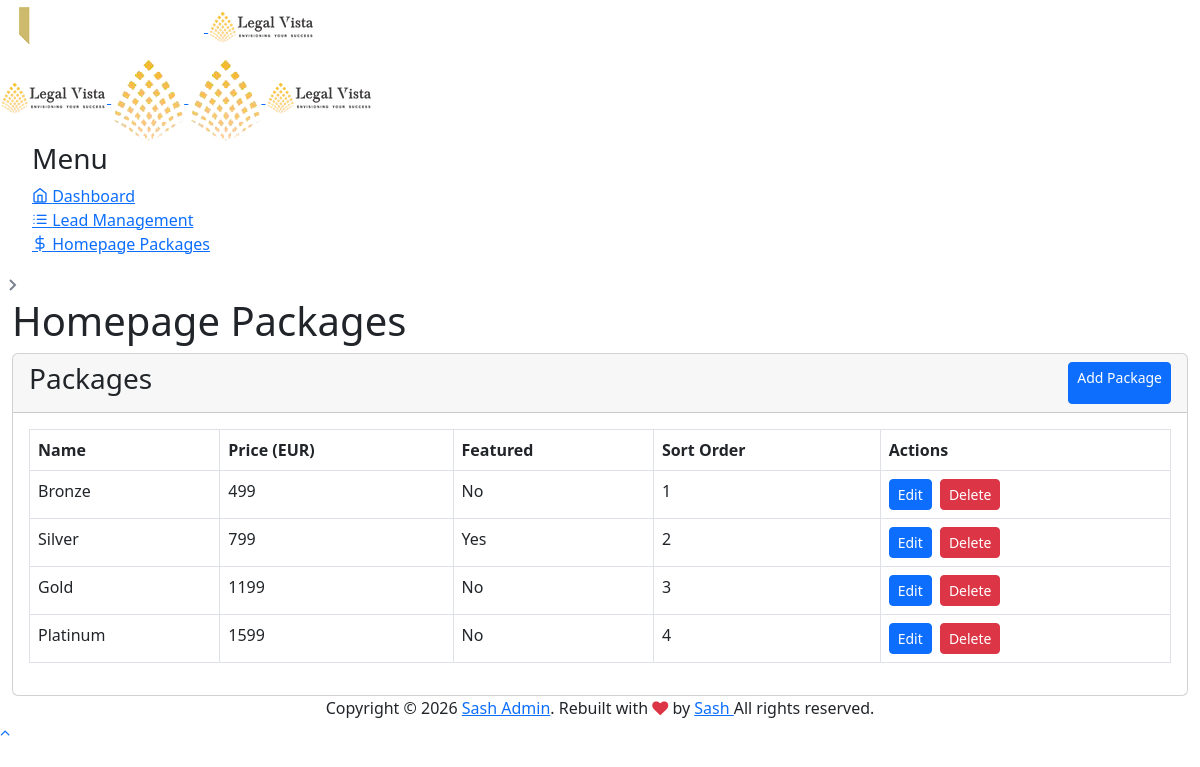
The page /admin/files/packages/list.php (signed in) on the database its author committed.
### tables this page shows
CREATE TABLE `homepage_packages` (
  `id` int(11) NOT NULL,
  `package_name` varchar(100) NOT NULL,
  `price_eur` varchar(50) NOT NULL,
  `services_text` text NOT NULL,
  `button_url` varchar(255) NOT NULL DEFAULT 'company-registration.php',
  `is_featured` tinyint(1) NOT NULL DEFAULT 0,
  `badge_text` varchar(100) DEFAULT NULL,
  `sort_order` int(11) NOT NULL DEFAULT 0
);

### admin/bootstrap.php (called while the page is built, shortened)
<?php
if (!defined('APP_ROOT')) {
    if (!function_exists('app_url_join')) {
        function app_url_join(string $base, string $path): string
        {
            $path = trim($path, '/');
            if ($base === '/' || $base === '') {
                return '/' . $path;
            }
            return rtrim($base, '/') . '/' . $path;
        }
    }
    if (!function_exists('asset_url')) {
        function asset_url(string $path): string
        {
            return app_url_join(BASE_URL, 'assets/' . ltrim($path, '/'));
        }
    }
    if (!function_exists('file_url')) {
        function file_url(string $path): string
        {
            $path = ltrim($path, '/');
            $path = preg_replace('/\.php$/', '', $path);
            return app_url_join(BASE_URL, 'files/' . $path);
        }
    }
}

### admin/app/module-data.php (called while the page is built, shortened)
<?php
function getModuleConnection(): ?\mysqli
{
    static $connection = null;
    try {
        $connection = getSashDBConnection();
    } catch (\mysqli_sql_exception $e) {
        error_log("Module DB connection failed: {$e->getMessage()}");
        $connection = null;
        return null;
    }
    return $connection;
}
function tryFetchRows(?\mysqli $connection, string $sql): array
{
    $rows = [];
    try {
        if ($result = $connection->query($sql)) {
            while ($row = $result->fetch_assoc()) {
                $rows[] = $row;
            }
        }
    } catch (\mysqli_sql_exception $e) {
        error_log("Query failed: {$e->getMessage()}");
    }
    return $rows;
}
function getHomepagePackages(): array
{
    $rows = tryFetchRows(
        getModuleConnection(),
        "SELECT id, package_name, price_eur, services_text, button_url, is_featured, badge_text, sort_order FROM homepage_packages ORDER BY sort_order ASC, id ASC",
    );
    return $rows !== [] ? $rows : getHomepagePackagesFallback();
}

### admin/files/packages/list.php (the view, shortened to what this page needs)
<?php
require_once dirname(__DIR__, 2) . "/bootstrap.php";
require_once APP_ROOT . "/app/module-data.php";
$packages = getHomepagePackages();
include LAYOUT_PATH . "/head.php";
?>
<body class="app sidebar-mini ltr light-mode">
    <div class="page">
        <div class="page-main">
            <?php include LAYOUT_PATH . "/header.php"; ?>
            <?php include LAYOUT_PATH . "/sidebar.php"; ?>
            <div class="main-content app-content mt-0">
                <div class="side-app">
                    <div class="main-container container-fluid">
                        <div class="page-header">
                            <h1 class="page-title">Homepage Packages</h1>
                        </div>
                        <div class="card">
                            <div class="card-header d-flex justify-content-between">
                                <h3 class="card-title">Packages</h3>
                                <a href="<?= file_url("packages/form.php") ?>" class="btn btn-primary btn-sm">Add Package</a>
                            </div>
                            <div class="card-body">
                                <div class="table-responsive">
                                    <table class="table table-bordered text-nowrap border-bottom">
                                        <thead>
                                            <tr>
                                                <th>Name</th>
                                                <th>Price (EUR)</th>
                                                <th>Featured</th>
                                                <th>Sort Order</th>
                                                <th>Actions</th>
                                            </tr>
                                        </thead>
                                        <tbody>
                                            <?php foreach ($packages as $package): ?>
                                                <tr>
                                                    <td><?= htmlspecialchars($package["package_name"]) ?></td>
                                                    <td><?= htmlspecialchars($package["price_eur"]) ?></td>
                                                    <td><?= !empty($package["is_featured"]) ? "Yes" : "No" ?></td>
                                                    <td><?= htmlspecialchars((string) $package["sort_order"]) ?></td>
                                                    <td>
                                                        <a href="<?= file_url("packages/form.php") ?>?id=<?= urlencode((string) $package["id"]) ?>" class="btn btn-primary btn-sm me-1">Edit</a>
                                                        <form method="post" action="<?= file_url("packages/delete.php") ?>" class="d-inline" onsubmit="return confirm('Delete this package?');">
                                                            <button type="submit" class="btn btn-danger btn-sm">Delete</button>
                                                        </form>
                                                    </td>
                                                </tr>
                                            <?php endforeach; ?>
                                        </tbody>
                                    </table>
                                </div>
                            </div>
                        </div>
                    </div>
                </div>
            </div>
        </div>
        <?php include LAYOUT_PATH . "/footer.php"; ?>
    </div>
    <?php include LAYOUT_PATH . "/scripts.php"; ?>
</body>
</html>

### admin/layout/head.php (shortened to what this page needs)
<!doctype html>
<html lang="en" dir="ltr">
<head>
    <link id="style" href="<?= asset_url(
        "plugins/bootstrap/css/bootstrap.min.css",
    ) ?>" rel="stylesheet">
    <link href="<?= asset_url("css/style.css") ?>" rel="stylesheet">
    <link href="<?= asset_url("css/plugins.css") ?>" rel="stylesheet">
    <link href="<?= asset_url("css/icons.css") ?>" rel="stylesheet">
    <link href="<?= asset_url("switcher/css/switcher.css") ?>" rel="stylesheet">
    <link href="<?= asset_url("switcher/demo.css") ?>" rel="stylesheet">
</head>

### admin/layout/header.php (shortened to what this page needs)
<div class="app-header header sticky">
    <div class="container-fluid main-container">
        <div class="d-flex">
            <a class="logo-horizontal " href="<?= file_url(
                "dashboard/dashboard.php",
            ) ?>">
                <img src="<?= asset_url(
                    "images/brand/logo-white.png",
                ) ?>" class="header-brand-img desktop-logo" alt="logo">
                <img src="<?= asset_url(
                    "images/brand/logo-dark.png",
                ) ?>" class="header-brand-img light-logo1" alt="logo">
            </a>
        </div>
    </div>
</div>

### admin/layout/sidebar.php (shortened to what this page needs)
<div class="sticky">
    <div class="app-sidebar">
        <div class="side-header">
            <a class="header-brand1" href="<?= file_url(
                "dashboard/dashboard.php",
            ) ?>">
                <img src="<?= asset_url(
                    "images/brand/logo-dark.png",
                ) ?>" class="header-brand-img desktop-logo" alt="logo">
                <img src="<?= asset_url(
                    "images/brand/fevicon.png",
                ) ?>" class="header-brand-img toggle-logo" alt="logo">
                <img src="<?= asset_url(
                    "images/brand/fevicon.png",
                ) ?>" class="header-brand-img light-logo" alt="logo">
                <img src="<?= asset_url(
                    "images/brand/logo-dark.png",
                ) ?>" class="header-brand-img light-logo1" alt="logo">
            </a>
        </div>
        <div class="main-sidemenu">
            <ul class="side-menu">
                <li class="sub-category">
                    <h3>Menu</h3>
                </li>
                <li class="slide">
                    <a class="side-menu__item has-link" data-bs-toggle="slide" href="<?= file_url(
                        "dashboard/dashboard.php",
                    ) ?>">
                        <i class="side-menu__icon fe fe-home"></i>
                        <span class="side-menu__label">Dashboard</span>
                    </a>
                </li>
                <li class="slide">
                    <a class="side-menu__item has-link" data-bs-toggle="slide" href="<?= file_url(
                        "list/list.php",
                    ) ?>">
                        <i class="side-menu__icon fe fe-list"></i>
                        <span class="side-menu__label">Lead Management</span>
                    </a>
                </li>
                <li class="slide">
                    <a class="side-menu__item has-link" data-bs-toggle="slide" href="<?= file_url(
                        "packages/list.php",
                    ) ?>">
                        <i class="side-menu__icon fe fe-dollar-sign"></i>
                        <span class="side-menu__label">Homepage Packages</span>
                    </a>
                </li>
            </ul>
            <div class="slide-right" id="slide-right"><svg xmlns="http://www.w3.org/2000/svg" fill="#7b8191" width="24"
                    height="24" viewBox="0 0 24 24">
                    <path d="M10.707 17.707 16.414 12l-5.707-5.707-1.414 1.414L13.586 12l-4.293 4.293z" />
                </svg></div>
        </div>
    </div>
</div>

### admin/layout/footer.php
<footer class="footer">
    <div class="container">
        <div class="row align-items-center flex-row-reverse">
            <div class="col-md-12 col-sm-12 text-center">
                Copyright © <span id="year"></span> <a href="javascript:void(0)">Sash Admin</a>. Rebuilt with <span
                    class="fa fa-heart text-danger"></span> by <a href="javascript:void(0)"> Sash </a> All
                rights reserved.
            </div>
        </div>
    </div>
</footer>

### admin/layout/scripts.php (shortened to what this page needs)
<a href="#top" id="back-to-top"><i class="fa fa-angle-up"></i></a>

### rows shown on the page
homepage_packages: package_name "Bronze", price_eur "499", is_featured "No", sort_order "1"
homepage_packages: package_name "Silver", price_eur "799", is_featured "Yes", sort_order "2"
homepage_packages: package_name "Gold", price_eur "1199", is_featured "No", sort_order "3"
homepage_packages: package_name "Platinum", price_eur "1599", is_featured "No", sort_order "4"
